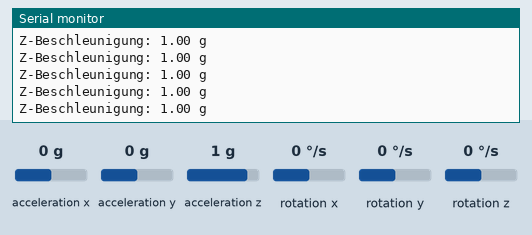
This sketch was run on a simulated ESP32. Shown: the last lines printed to the serial monitor. The inputs (shaded band) are chosen by the test bench; at power-on: acceleration z 1 g, acceleration x 0 g, acceleration y 0 g, rotation x 0 °/s, rotation y 0 °/s, rotation z 0 °/s.

Above: at 1.2 s.
1.3 s: acceleration z set to 1.2 g
At 1.8 s:
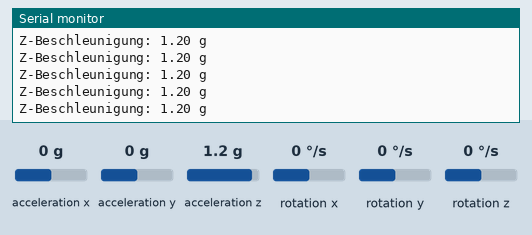
2.8 s: acceleration z set to 1.5 g
At 4.0 s:
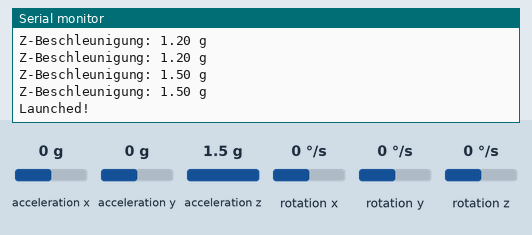
Timing chart, 0 to 5.8 s (numbered marks = the images above; inputs shaded):
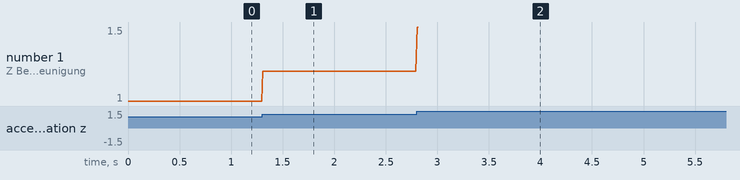

The sketch:

Proton2launchdetect.ino
```cpp
#include <Wire.h>
#include <MPU6050.h>

MPU6050 mpu;

const float ACCEL_THRESHOLD = 1.3;               // Schwellwert in g
const unsigned long REQUIRED_DURATION_MS = 10;  // 0.1 Sekunden

bool aboveThreshold = false;
unsigned long startTime = 0;
bool launched = false;

void setup() {
  Serial.begin(115200);
  Wire.begin(); // Standard: SDA=21, SCL=22 beim ESP32

  mpu.initialize();

  if (!mpu.testConnection()) {
    Serial.println("MPU6050 nicht verbunden!");
    while (1);
  }

  Serial.println("MPU6050 bereit.");
}

void loop() {
  if (launched) return; // Wenn gestartet → nichts mehr tun

  int16_t ax, ay, az;
  mpu.getAcceleration(&ax, &ay, &az);

  float accelZ = az / 16384.0; // Umrechnung in g

  // → Debug-Ausgabe
  Serial.print("Z-Beschleunigung: ");
  Serial.print(accelZ);
  Serial.println(" g");

  if (accelZ >= ACCEL_THRESHOLD) {
    if (!aboveThreshold) {
      startTime = millis();
      aboveThreshold = true;
    } else if (millis() - startTime >= REQUIRED_DURATION_MS) {
      launched = true;
      Serial.println("Launched!");
    }
  } else {
    aboveThreshold = false;
  }

  delay(10); // 100 Hz
}
```

Measured:
- the behaviour switches between 1.3 and 1.4 g on acceleration z (found by bisection; images 1 and 2)
- after the input at 1.3 s, the serial monitor: prints a new line at once (image 1)
- after the input at 2.8 s, the serial monitor: prints a new line at once (image 2)
- plotted number 1: 1 → 1.2 after the input at 1.3 s, 1.2 → 1.5 after the input at 2.8 s
